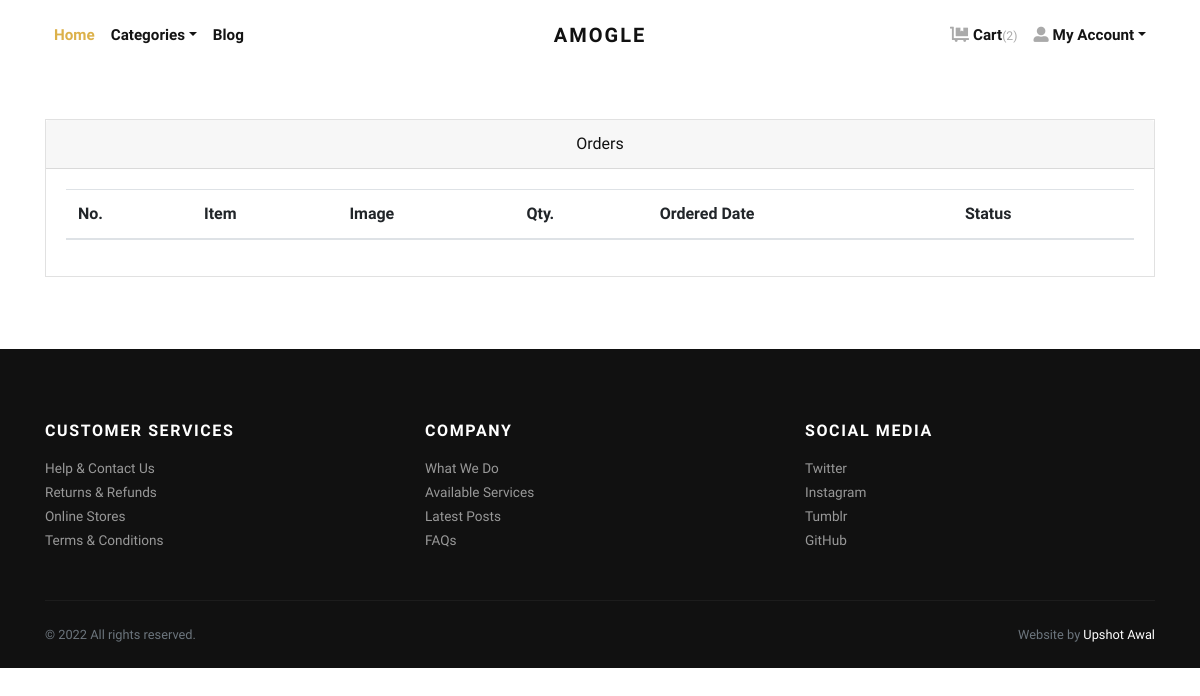
Page /orders/ (signed in) on the earlier database version.
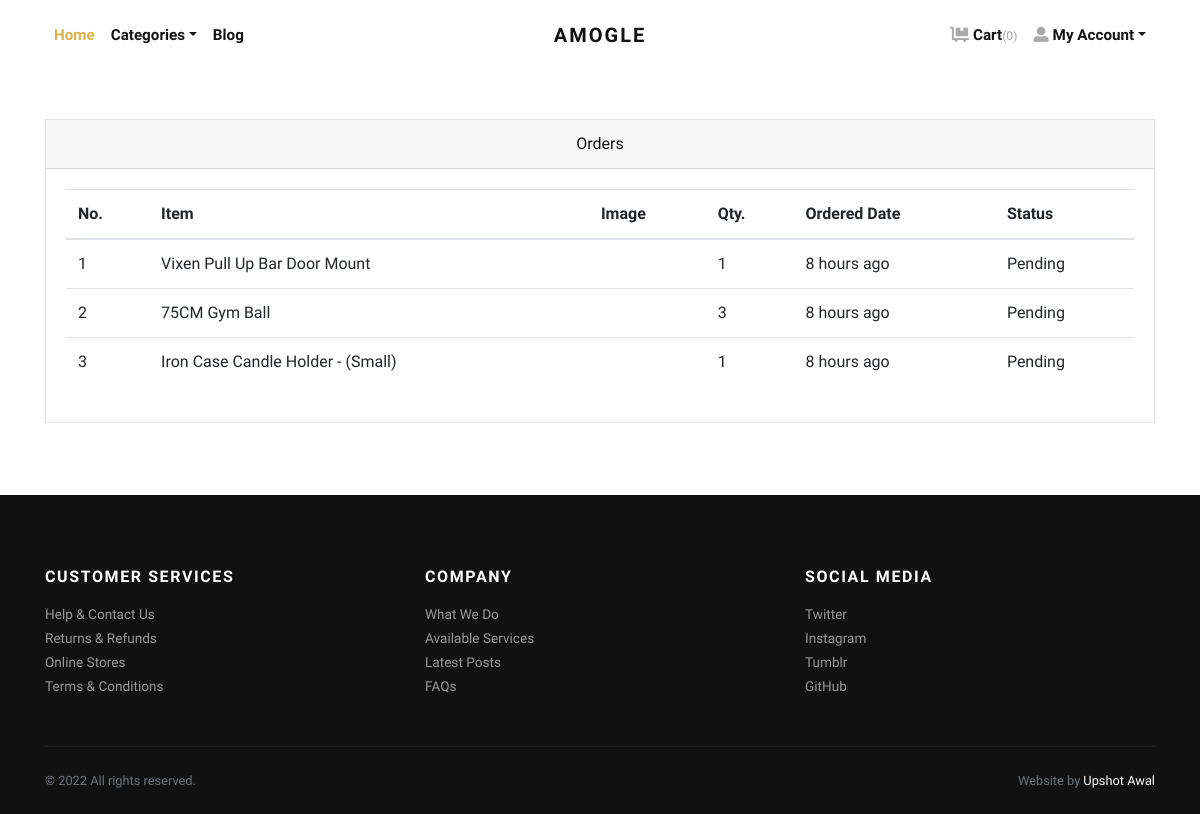
Same page on the later database version.
### store/models.py (models this page shows, shortened)
class Order(models.Model):
    user = models.ForeignKey(User, verbose_name="User",
                             on_delete=models.CASCADE)
    address = models.ForeignKey(
        Address, verbose_name="Shipping Address", on_delete=models.CASCADE)
    product = models.ForeignKey(
        Product, verbose_name="Product", on_delete=models.CASCADE)
    quantity = models.PositiveIntegerField(verbose_name="Quantity")
    ordered_date = models.DateTimeField(
        auto_now_add=True, verbose_name="Ordered Date")
    status = models.CharField(
        choices=STATUS_CHOICES,
        max_length=50,
        default="Pending"
    )

class Product(models.Model):
    title = models.CharField(max_length=150, verbose_name="Product Title")
    slug = AutoSlugField(populate_from='title', unique=True,
                         verbose_name="Product Slug")
    sku = models.CharField(max_length=255, unique=True,
                           verbose_name="Unique Product ID (SKU)")
    short_description = RichTextField()
    detail_description = models.TextField(
        blank=True, null=True, verbose_name="Detail Description")
    product_image = models.ImageField(
        upload_to='product', blank=True, null=True, verbose_name="Product Image")
    price = models.DecimalField(max_digits=8, decimal_places=2)
    category = models.ForeignKey(
        Category, verbose_name="Product Categoy", on_delete=models.CASCADE)
    is_active = models.BooleanField(verbose_name="Is Active?", default=True)
    is_featured = models.BooleanField(
        verbose_name="Is Featured?", default=True)
    created_at = models.DateTimeField(
        auto_now_add=True, verbose_name="Created Date")
    updated_at = models.DateTimeField(
        auto_now=True, verbose_name="Updated Date")
    class Meta:
        verbose_name_plural = 'Products'
        ordering = ('-created_at', )

### store/views.py (the view)
# urls.py: path('orders/', views.orders, name="orders"),
@ login_required
def orders(request):
    all_orders = Order.objects.filter(
        user=request.user).order_by('-ordered_date')
    return render(request, 'store/orders.html', {'orders': all_orders})

### store/context_preprocessors.py (called while the page is built)
def store_menu(request):
    categories = Category.objects.filter(is_active=True)
    context = {
        'categories_menu': categories,
    }
    return context

def cart_menu(request):
    if request.user.is_authenticated:
        cart_items= Cart.objects.filter(user=request.user)
        context = {
            'cart_items': cart_items,
        }
    else:
        context = {}
    return context

### templates/store/orders.html (shortened to what this page needs)
{% extends 'base.html' %}
{% load static %}
{% load humanize %}
    {% block content %}
      <div class="container py-5">
        <div class="row">
          <div class="col-lg-12">
            <div class="card mb-4" id="tables">
              <div class="card-header text-center">Orders</div>
              <div class="card-body">
                <table class="table table-hover">
                  <thead>
                    <tr>
                      <th>No.</th>
                      <th>Item</th>
                      <th>Image</th>
                      <th>Qty.</th>
                      <th>Ordered Date</th>
                      <th>Status</th>
                    </tr>
                  </thead>
                  <tbody>
                    {% if orders %}
                    {% for order in orders %}
                    <tr>
                      <td>{{forloop.counter}}</td>
                      <td>{{order.product.title}}</td>
                      <td>
                      </td>
                      <td>{{order.quantity}}</td>
                      <td>{{order.ordered_date|naturaltime}}</td>
                      <td>
                        {{order.status}}
                      </td>
                    </tr>
                    {% endfor %}
                    {% endif %}
                  </tbody>
                </table>
              </div>
            </div>
          </div>
        </div>
      </div>
{% endblock content %}

Differences in the rows shown:
added Order: product "Vixen Pull Up Bar Door Mount", quantity "1", ordered_date "8 hours ago", status "Pending"
added Order: product "75CM Gym Ball", quantity "3", ordered_date "8 hours ago", status "Pending"
added Order: product "Iron Case Candle Holder - (Small)", quantity "1", ordered_date "8 hours ago", status "Pending"
Other differences:
{{ cart_items.count }}: "2" → "0"
